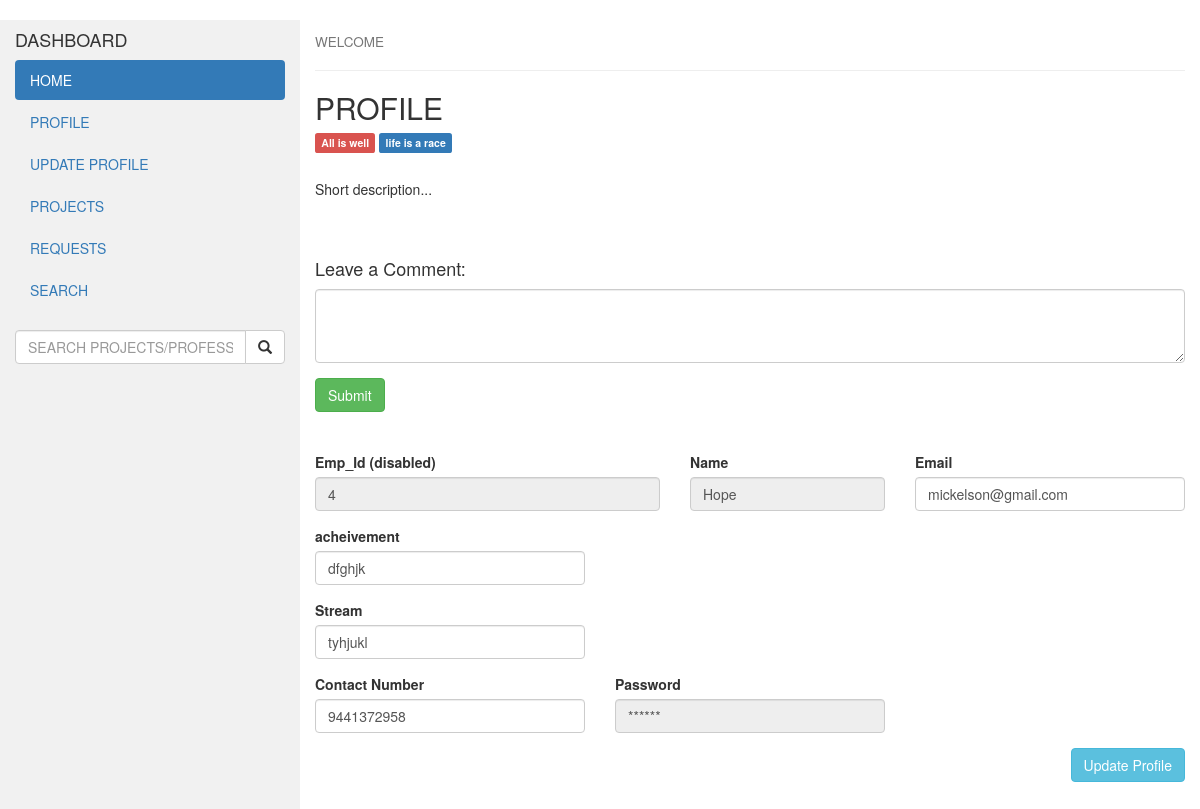
The page /dashboard/ (signed in) on the database its author committed.
### authentication/models.py (models this page shows)
class Professor(models.Model):
    name= models.CharField(max_length= 200)
    email= models.EmailField( )
    contact_number = models.IntegerField()
    acheivements = models.CharField(max_length = 200)
    stream = models.CharField(max_length=200)
    username=models.ForeignKey(User,on_delete=models.CASCADE)
    url = models.URLField(max_length=1000)

### authentication/views.py (the view)
# urls.py: path('dashboard/' , views.dashboard , name ='dashboard'),
def dashboard(request , **kwargs):
    msg=""
    try:
        obj = Student.objects.get(name = request.user.username)
        return render(request , "authentication/dashboard.html" , {'accounttype':'student','user':obj , 'msg':msg} )
    except Student.DoesNotExist:
        obj = Professor.objects.get(name = request.user.username)
        return render(request , "authentication/dashboard.html" , {'accounttype':'professor','user':obj , 'msg': msg } )

### authentication/templates/authentication/dashboard.html (shortened to what this page needs)
{% extends "authentication/base.html" %}
  {% block mydashboard %}
    <div class="col-sm-9">
      <h4><marquee><small>WELCOME</small></marquee></h4>
      <hr>
      <h2>PROFILE</h2>
      <h5><span class="label label-danger">All is well</span> <span class="label label-primary">life is a race</span></h5><br>
      <p>Short description...</p>
      <br><br>
      <h4>Leave a Comment:</h4>
      <form role="form">
        <div class="form-group">
          <textarea class="form-control" rows="3" required></textarea>
        </div>
        <button type="submit" class="btn btn-success">Submit</button>
      </form>
      <br><br>
  <form method="POST" action="{%  url 'edit' %}">
      <div class="row">
           <div class="col-md-5 pr-1">
               <div class="form-group">
                   <label>Emp_Id (disabled)</label>
                   <input type="number" class="form-control" disabled=""  placeholder="id" value="{{ user.pk }}" name="id" >
               </div>
           </div>
           <div class="col-md-3 px-1">
               <div class="form-group">
                   <label>Name</label>
                   <input type="text" class="form-control"   disabled="" placeholder="name" value="{{ user.name }}" name="name">
               </div>
           </div>
           <div class="col-md-4 pl-1">
               <div class="form-group">
                   <label for="exampleInputEmail1">Email</label>
                   <input type="email" class="form-control"   placeholder="email" value="{{ user.email }}" name="email">
               </div>
           </div>
</div>
       <div class="row">
           <div class="col-md-4 px-1">
               <div class="form-group">
                   <label>acheivement</label>
                   <input type="text" class="form-control"  placeholder="acheivements" value="{{ user.acheivements }}" name="acheivements">
               </div>
           </div>
       </div>
<div class="row">
           <div class="col-md-4 pr-1">
               <div class="form-group">
                   <label>Stream</label>
                   <input type="text" class="form-control"   placeholder="stream" value="{{ user.stream }}" name="stream">
               </div>
           </div>
       </div>
<div class="row">
           <div class="col-md-4 pr-1">
               <div class="form-group">
                   <label>Contact Number</label>
                   <input type="number" class="form-control"  placeholder="username" value="{{ user.contact_number }}" name="contact_number">
               </div>
           </div>
           <div class="col-md-4 px-1">
               <div class="form-group">
                   <label>Password</label>
                   <input type="text" class="form-control"  disabled="" placeholder="password" value="******" name="password">
               </div>
           </div>
       </div>
       <button type="submit" name="update" value="update" class="btn btn-info btn-fill pull-right">Update Profile</button>
       <div class="clearfix"></div>
   </form>
</body>
</html>
{% endblock %}

### rows shown on the page
Professor: id "4", name "Hope", email "mickelson@gmail.com", acheivements "dfghjk", stream "tyhjukl", contact_number "9441372958"
